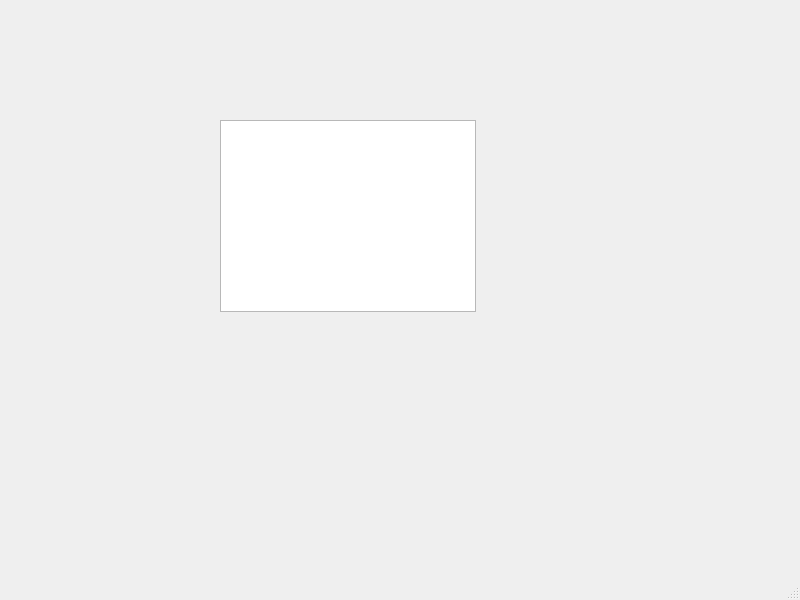
<?xml version="1.0" encoding="UTF-8"?>
<ui version="4.0">
 <class>MainWindow</class>
 <widget class="QMainWindow" name="MainWindow">
  <property name="geometry">
   <rect>
    <x>0</x>
    <y>0</y>
    <width>800</width>
    <height>600</height>
   </rect>
  </property>
  <property name="windowTitle">
   <string>MainWindow</string>
  </property>
  <widget class="QWidget" name="centralwidget">
   <widget class="QTableWidget" name="tableWidget">
    <property name="geometry">
     <rect>
      <x>220</x>
      <y>120</y>
      <width>256</width>
      <height>192</height>
     </rect>
    </property>
   </widget>
  </widget>
  <widget class="QMenuBar" name="menubar">
   <property name="geometry">
    <rect>
     <x>0</x>
     <y>0</y>
     <width>800</width>
     <height>22</height>
    </rect>
   </property>
  </widget>
  <widget class="QStatusBar" name="statusbar"/>
 </widget>
 <resources/>
 <connections/>
</ui>
